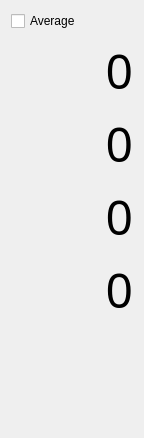
<?xml version="1.0" encoding="UTF-8"?>
<ui version="4.0">
 <class>Form</class>
 <widget class="QWidget" name="Form">
  <property name="geometry">
   <rect>
    <x>0</x>
    <y>0</y>
    <width>144</width>
    <height>438</height>
   </rect>
  </property>
  <property name="windowTitle">
   <string>Form</string>
  </property>
  <layout class="QVBoxLayout" name="verticalLayout">
   <item>
    <layout class="QHBoxLayout" name="horizontalLayout">
     <item>
      <widget class="QCheckBox" name="averageCheck">
       <property name="text">
        <string>Average</string>
       </property>
      </widget>
     </item>
     <item>
      <widget class="QLabel" name="numPointsLabel">
       <property name="sizePolicy">
        <sizepolicy hsizetype="MinimumExpanding" vsizetype="Preferred">
         <horstretch>0</horstretch>
         <verstretch>0</verstretch>
        </sizepolicy>
       </property>
       <property name="text">
        <string/>
       </property>
      </widget>
     </item>
    </layout>
   </item>
   <item>
    <widget class="NumericLabel" name="label0">
     <property name="font">
      <font>
       <family>Myriad Pro</family>
       <pointsize>36</pointsize>
      </font>
     </property>
     <property name="focusPolicy">
      <enum>Qt::StrongFocus</enum>
     </property>
     <property name="contextMenuPolicy">
      <enum>Qt::DefaultContextMenu</enum>
     </property>
     <property name="text">
      <string>0</string>
     </property>
     <property name="alignment">
      <set>Qt::AlignRight|Qt::AlignTrailing|Qt::AlignVCenter</set>
     </property>
     <property name="textInteractionFlags">
      <set>Qt::LinksAccessibleByMouse|Qt::TextSelectableByMouse</set>
     </property>
    </widget>
   </item>
   <item>
    <widget class="NumericLabel" name="label1">
     <property name="font">
      <font>
       <family>Myriad Pro</family>
       <pointsize>36</pointsize>
      </font>
     </property>
     <property name="focusPolicy">
      <enum>Qt::StrongFocus</enum>
     </property>
     <property name="contextMenuPolicy">
      <enum>Qt::DefaultContextMenu</enum>
     </property>
     <property name="text">
      <string>0</string>
     </property>
     <property name="alignment">
      <set>Qt::AlignRight|Qt::AlignTrailing|Qt::AlignVCenter</set>
     </property>
     <property name="textInteractionFlags">
      <set>Qt::LinksAccessibleByMouse|Qt::TextSelectableByMouse</set>
     </property>
    </widget>
   </item>
   <item>
    <widget class="NumericLabel" name="label2">
     <property name="font">
      <font>
       <family>Myriad Pro</family>
       <pointsize>36</pointsize>
      </font>
     </property>
     <property name="focusPolicy">
      <enum>Qt::StrongFocus</enum>
     </property>
     <property name="contextMenuPolicy">
      <enum>Qt::DefaultContextMenu</enum>
     </property>
     <property name="text">
      <string>0</string>
     </property>
     <property name="alignment">
      <set>Qt::AlignRight|Qt::AlignTrailing|Qt::AlignVCenter</set>
     </property>
     <property name="textInteractionFlags">
      <set>Qt::LinksAccessibleByMouse|Qt::TextSelectableByMouse</set>
     </property>
    </widget>
   </item>
   <item>
    <widget class="NumericLabel" name="label3">
     <property name="font">
      <font>
       <family>Myriad Pro</family>
       <pointsize>36</pointsize>
      </font>
     </property>
     <property name="focusPolicy">
      <enum>Qt::StrongFocus</enum>
     </property>
     <property name="contextMenuPolicy">
      <enum>Qt::DefaultContextMenu</enum>
     </property>
     <property name="text">
      <string>0</string>
     </property>
     <property name="alignment">
      <set>Qt::AlignRight|Qt::AlignTrailing|Qt::AlignVCenter</set>
     </property>
     <property name="textInteractionFlags">
      <set>Qt::LinksAccessibleByMouse|Qt::TextSelectableByMouse</set>
     </property>
    </widget>
   </item>
   <item>
    <spacer name="verticalSpacer">
     <property name="orientation">
      <enum>Qt::Vertical</enum>
     </property>
     <property name="sizeHint" stdset="0">
      <size>
       <width>20</width>
       <height>40</height>
      </size>
     </property>
    </spacer>
   </item>
  </layout>
 </widget>
 <customwidgets>
  <customwidget>
   <class>NumericLabel</class>
   <extends>QLabel</extends>
   <header>uiModules.NumericLabel</header>
  </customwidget>
 </customwidgets>
 <resources/>
 <connections/>
</ui>
